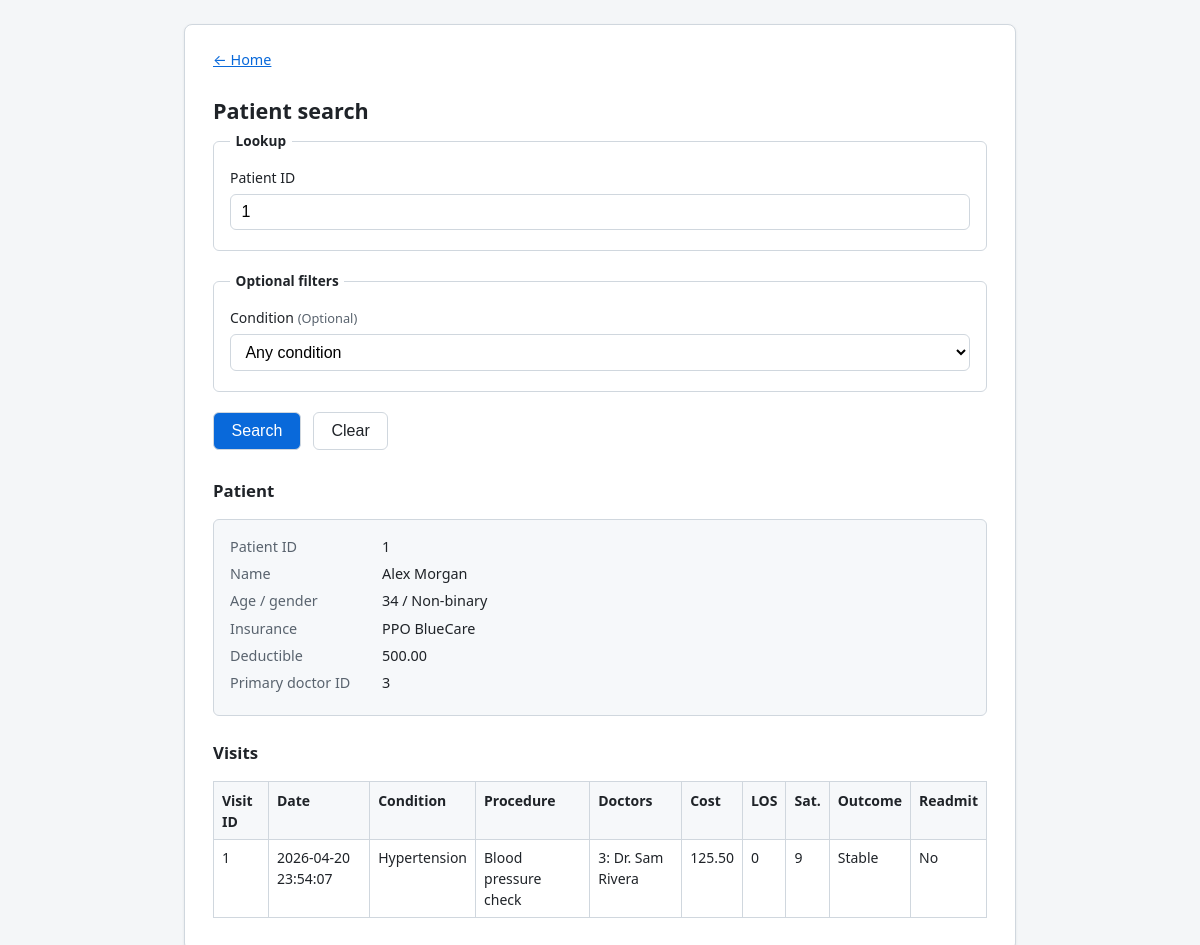
Page /PatientSearch.php?patient_id=1 on the committed database.
### tables this page shows
CREATE TABLE patients (
  patient_id INT UNSIGNED NOT NULL AUTO_INCREMENT,
  full_name VARCHAR(100) NOT NULL,
  age INT UNSIGNED NOT NULL,
  gender VARCHAR(50) NOT NULL,
  ins_type VARCHAR(50) NULL,
  provider VARCHAR(100) NULL,
  deductible DECIMAL(12,2) NULL,
  primary_doctor_id INT UNSIGNED NULL,
  PRIMARY KEY (patient_id),
  CONSTRAINT fk_patients_primary_doctor
    FOREIGN KEY (primary_doctor_id) REFERENCES doctors (doctor_id)
    ON UPDATE CASCADE ON DELETE SET NULL
);

CREATE TABLE visits (
  visit_id INT UNSIGNED NOT NULL AUTO_INCREMENT,
  patient_id INT UNSIGNED NOT NULL,
  condition_id INT UNSIGNED NULL,
  procedure_text VARCHAR(100) NULL,
  cost DECIMAL(12,2) NOT NULL DEFAULT 0.00,
  length_of_stay INT UNSIGNED NULL,
  satisfaction TINYINT UNSIGNED NULL,
  outcome VARCHAR(50) NULL,
  read_admission TINYINT(1) NULL,
  visit_date TIMESTAMP NOT NULL DEFAULT CURRENT_TIMESTAMP,
  PRIMARY KEY (visit_id),
  CONSTRAINT fk_visits_patient
    FOREIGN KEY (patient_id) REFERENCES patients (patient_id)
    ON UPDATE CASCADE ON DELETE CASCADE,
  CONSTRAINT fk_visits_condition
    FOREIGN KEY (condition_id) REFERENCES conditions (condition_id)
    ON UPDATE CASCADE ON DELETE SET NULL
);

CREATE TABLE conditions (
  condition_id INT UNSIGNED NOT NULL AUTO_INCREMENT,
  condition_name VARCHAR(100) NOT NULL,
  PRIMARY KEY (condition_id),
  UNIQUE KEY uq_conditions_name (condition_name)
);

### includes/helpers.php (called while the page is built, shortened)
<?php
function h(?string $s): string
{
    return htmlspecialchars((string) $s, ENT_QUOTES | ENT_SUBSTITUTE, 'UTF-8');
}

### includes/db.php (called while the page is built, shortened)
<?php
require_once __DIR__ . '/helpers.php';
function db(): PDO
{
    static $pdo = null;
    if ($pdo instanceof PDO) {
        return $pdo;
    }
    $c = require __DIR__ . '/config.php';
    $dsn = sprintf(
        'mysql:host=%s;dbname=%s;charset=%s',
        $c['host'],
        $c['dbname'],
        $c['charset']
    );
    $pdo = new PDO($dsn, $c['user'], $c['pass'], [
        PDO::ATTR_ERRMODE => PDO::ERRMODE_EXCEPTION,
        PDO::ATTR_DEFAULT_FETCH_MODE => PDO::FETCH_ASSOC,
    ]);
    return $pdo;
}

### PatientSearch.php (the view, shortened to what this page needs)
<?php
$searchError = null;
$searchPatient = null;
$searchVisits = null;
if ($_SERVER['REQUEST_METHOD'] === 'GET' && isset($_GET['patient_id']) && (string) $_GET['patient_id'] !== '') {
    $pid = filter_var($_GET['patient_id'], FILTER_VALIDATE_INT, ['options' => ['min_range' => 1]]);
    if ($pid === false) {
        $searchError = 'Patient ID must be a positive integer.';
    } else {
        $p = db()->prepare('SELECT * FROM patients WHERE patient_id = ?');
        $p->execute([$pid]);
        $searchPatient = $p->fetch();
        if (!$searchPatient) {
            $searchError = 'No patient found with that ID.';
        } else {
            if ($searchError === null) {
                $sql = 'SELECT v.visit_id, v.patient_id, v.condition_id, v.procedure_text, v.cost, v.length_of_stay,
                        v.satisfaction, v.outcome, v.read_admission, v.visit_date, c.condition_name,
                        (SELECT GROUP_CONCAT(CONCAT(d.doctor_id, \': \', d.doctor_name) ORDER BY d.doctor_id SEPARATOR \' | \')
                         FROM visit_doctors vd2
                         INNER JOIN doctors d ON d.doctor_id = vd2.doctor_id
                         WHERE vd2.visit_id = v.visit_id) AS doctors
                        FROM visits v
                        LEFT JOIN conditions c ON c.condition_id = v.condition_id
                        WHERE v.patient_id = ? ';
                $params = [$pid];
                $sql .= ' ORDER BY v.visit_id DESC';
                $sv = db()->prepare($sql);
                $sv->execute($params);
                $searchVisits = $sv->fetchAll();
            }
        }
    }
}
?>
<!DOCTYPE html>
<html lang="en">
<head>
</head>
<body>
  <main>
    <p class="subtitle" style="margin-top:0"><a href="index.php">← Home</a></p>
    <h1>Patient search</h1>
    <form method="get" action="PatientSearch.php">
      <fieldset>
        <legend>Lookup</legend>
        <div class="row">
          <label for="patient_id">Patient ID</label>
          <input type="number" class="no-spinner" id="patient_id" name="patient_id" required min="1" step="1" inputmode="numeric" placeholder="Patient_ID"
            value="<?= isset($_GET['patient_id']) ? h((string) $_GET['patient_id']) : '' ?>">
        </div>
      </fieldset>
      <fieldset>
        <legend>Optional filters</legend>
        <div class="row">
          <label for="condition_id">Condition <span class="hint">(Optional)</span></label>
          <select id="condition_id" name="condition_id">
            <option value="" <?= empty($_GET['condition_id']) ? ' selected' : '' ?>>Any condition</option>
          </select>
        </div>
      </fieldset>
      <div class="actions">
        <button type="submit">Search</button>
        <button type="reset">Clear</button>
      </div>
    </form>
    <?php if ($searchError !== null): ?>
      <div class="banner banner-error"><?= h($searchError) ?></div>
    <?php elseif ($searchPatient !== null): ?>
      <h2 style="font-size:1.05rem;margin-top:1.75rem">Patient</h2>
      <dl class="patient-card">
        <dt>Patient ID</dt><dd><?= (int) $searchPatient['patient_id'] ?></dd>
        <dt>Name</dt><dd><?= h((string) $searchPatient['full_name']) ?></dd>
        <dt>Age / gender</dt><dd><?= (int) $searchPatient['age'] ?> / <?= h((string) $searchPatient['gender']) ?></dd>
        <dt>Insurance</dt><dd><?= h(trim((string) ($searchPatient['ins_type'] ?? '') . ' ' . (string) ($searchPatient['provider'] ?? ''))) ?: '—' ?></dd>
        <dt>Deductible</dt><dd><?= $searchPatient['deductible'] !== null ? h((string) $searchPatient['deductible']) : '—' ?></dd>
        <dt>Primary doctor ID</dt><dd><?= $searchPatient['primary_doctor_id'] !== null ? (int) $searchPatient['primary_doctor_id'] : '—' ?></dd>
      </dl>
      <h2 style="font-size:1.05rem;margin-top:1.5rem">Visits<?= $searchVisits !== null && isset($_GET['condition_id']) && $_GET['condition_id'] !== '' ? ' (filtered)' : '' ?></h2>
      <?php if ($searchVisits === []): ?>
        <p class="subtitle" style="margin:0.5rem 0 0">No visits match this filter.</p>
      <?php else: ?>
        <table class="results">
          <thead>
            <tr>
              <th>Visit ID</th>
              <th>Date</th>
              <th>Condition</th>
              <th>Procedure</th>
              <th>Doctors</th>
              <th>Cost</th>
              <th>LOS</th>
              <th>Sat.</th>
              <th>Outcome</th>
              <th>Readmit</th>
            </tr>
          </thead>
          <tbody>
            <?php foreach ($searchVisits as $v): ?>
              <tr>
                <td><?= (int) $v['visit_id'] ?></td>
                <td><?= h((string) $v['visit_date']) ?></td>
                <td><?= h((string) ($v['condition_name'] ?? '')) ?: '—' ?></td>
                <td><?= h((string) ($v['procedure_text'] ?? '')) ?: '—' ?></td>
                <td><?= h((string) ($v['doctors'] ?? '')) ?: '—' ?></td>
                <td><?= h((string) $v['cost']) ?></td>
                <td><?= $v['length_of_stay'] !== null ? (int) $v['length_of_stay'] : '—' ?></td>
                <td><?= $v['satisfaction'] !== null ? (int) $v['satisfaction'] : '—' ?></td>
                <td><?= h((string) ($v['outcome'] ?? '')) ?: '—' ?></td>
                <td><?php
                  $r = $v['read_admission'];
                  if ($r === null) {
                      echo '—';
                  } elseif ((int) $r === 1) {
                      echo 'Yes';
                  } else {
                      echo 'No';
                  }
                ?></td>
              </tr>
            <?php endforeach; ?>
          </tbody>
        </table>
      <?php endif; ?>
    <?php endif; ?>
  </main>
</body>
</html>

### PatientSearch.php (style rules this page uses)
:root { --bg: #f4f6f8; --card: #fff; --border: #d0d7de; --text: #1f2328; --muted: #59636e; --accent: #0969da; }
* { box-sizing: border-box; }
body { margin: 0; font-family: system-ui, -apple-system, Segoe UI, Roboto, sans-serif; background: var(--bg); color: var(--text); line-height: 1.5; padding: 1.5rem; }
main { max-width: 52rem; margin: 0 auto; background: var(--card); border: 1px solid var(--border); border-radius: 8px; padding: 1.5rem 1.75rem 2rem; box-shadow: 0 1px 3px rgba(31, 35, 40, 0.08); }
h1 { font-size: 1.35rem; font-weight: 600; margin: 0 0 0.25rem; }
.subtitle { color: var(--muted); font-size: 0.9rem; margin: 0 0 1.5rem; }
.subtitle a { color: var(--accent); }
fieldset { border: 1px solid var(--border); border-radius: 6px; margin: 0 0 1.25rem; padding: 1rem 1rem 0.25rem; }
legend { font-weight: 600; font-size: 0.85rem; padding: 0 0.35rem; }
.row { margin-bottom: 1rem; }
label { display: block; font-size: 0.875rem; font-weight: 500; margin-bottom: 0.35rem; }
.hint { font-weight: 400; color: var(--muted); font-size: 0.8rem; }
input, select { width: 100%; max-width: 100%; padding: 0.5rem 0.65rem; font-size: 1rem; border: 1px solid var(--border); border-radius: 6px; background: #fff; }
.actions { display: flex; gap: 0.75rem; flex-wrap: wrap; margin-top: 0.5rem; }
button { font-size: 1rem; padding: 0.55rem 1.1rem; border-radius: 6px; border: 1px solid var(--border); background: var(--accent); color: #fff; font-weight: 500; cursor: pointer; }
button[type="reset"] { background: #fff; color: var(--text); }
input.no-spinner { -moz-appearance: textfield; appearance: textfield; }
table.results { width: 100%; border-collapse: collapse; font-size: 0.875rem; margin-top: 1rem; }
table.results th, table.results td { border: 1px solid var(--border); padding: 0.45rem 0.5rem; text-align: left; vertical-align: top; }
table.results th { background: #f6f8fa; }
.patient-card { background: #f6f8fa; border: 1px solid var(--border); border-radius: 6px; padding: 1rem; margin-top: 1rem; font-size: 0.9rem; }
.patient-card dt { color: var(--muted); float: left; clear: left; width: 9rem; }
.patient-card dd { margin: 0 0 0.35rem 9.5rem; }

### rows in the picture
patients: patient_id "1", full_name "Alex Morgan", age "34", gender "Non-binary", ins_type+provider "PPO BlueCare", deductible "500.00", primary_doctor "3"
visits: visit_id "1", visit_date "2026-04-20 23:54:07", condition.condition_name "Hypertension", procedure_text "Blood pressure check", doctors "3: Dr. Sam Rivera", cost "125.50", length_of_stay "0", satisfaction "9", outcome "Stable", read_admission "No"
